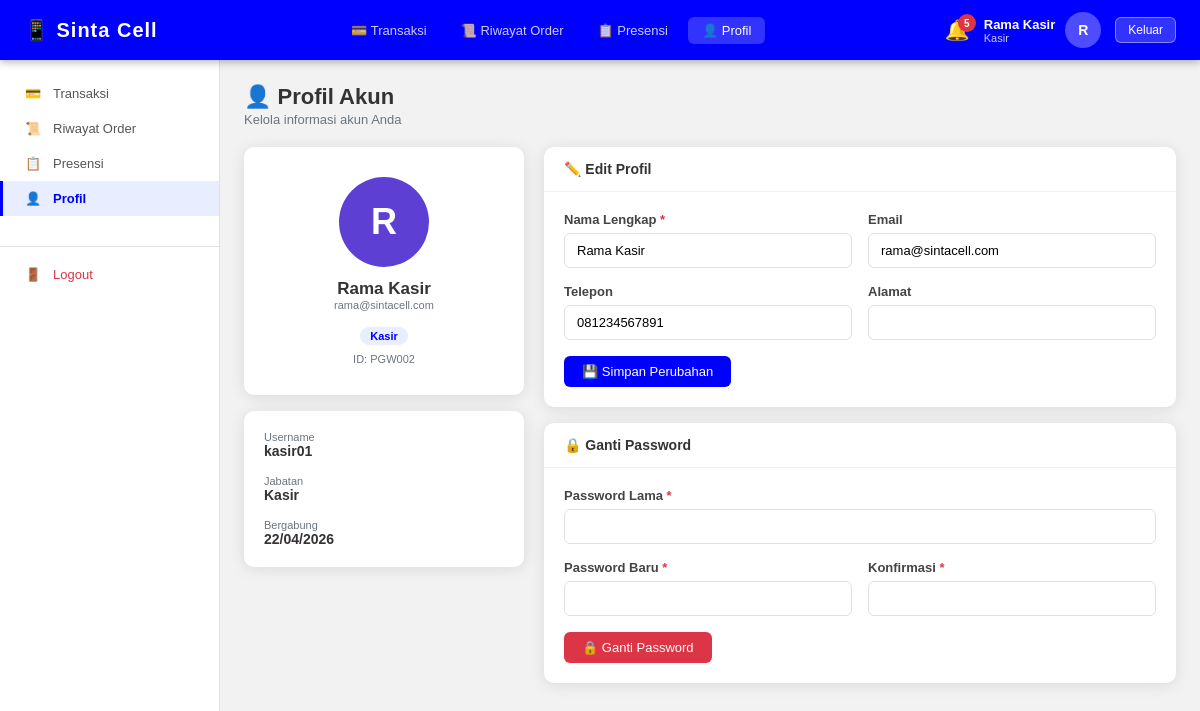
The app's page /frontend/pages/profil.php (signed in) with its own data.
### tables this page shows
CREATE TABLE IF NOT EXISTS users (
    id INT AUTO_INCREMENT PRIMARY KEY,
    username VARCHAR(50) NOT NULL UNIQUE,
    password VARCHAR(255) NOT NULL,
    nama VARCHAR(100) NOT NULL,
    email VARCHAR(100),
    telepon VARCHAR(20),
    alamat TEXT,
    jabatan ENUM('pemilik','kasir','pengelola_stok') NOT NULL,
    id_pegawai VARCHAR(20),
    foto VARCHAR(255),
    created_at TIMESTAMP DEFAULT CURRENT_TIMESTAMP,
    updated_at TIMESTAMP DEFAULT CURRENT_TIMESTAMP ON UPDATE CURRENT_TIMESTAMP
);

### backend/config.php (called while the page is built, shortened)
<?php
function currentUser() {
    return [
        'id'       => $_SESSION['user_id']  ?? null,
        'nama'     => $_SESSION['nama']      ?? '',
        'jabatan'  => $_SESSION['jabatan']   ?? '',
        'username' => $_SESSION['username']  ?? '',
    ];
}
?>

### backend/nav.php (called while the page is built)
<?php
function getNavByRole($jabatan) {
    $navs = [
        'pemilik' => [
            ['url' => 'dashboard.php',  'icon' => '📊', 'label' => 'Dashboard'],
            ['url' => 'barang.php',     'icon' => '📦', 'label' => 'Data Barang'],
            ['url' => 'stok.php',       'icon' => '🏷️', 'label' => 'Kelola Stok'],
            ['url' => 'transaksi.php',  'icon' => '💳', 'label' => 'Transaksi'],
            ['url' => 'pembelian.php',  'icon' => '🛒', 'label' => 'Pembelian'],
            ['url' => 'laporan.php',    'icon' => '📈', 'label' => 'Laporan'],
            ['url' => 'presensi.php',   'icon' => '📋', 'label' => 'Presensi'],
            ['url' => 'profil.php',     'icon' => '👤', 'label' => 'Profil'],
        ],
        'kasir' => [
            ['url' => 'transaksi.php',  'icon' => '💳', 'label' => 'Transaksi'],
            ['url' => 'riwayat.php',    'icon' => '📜', 'label' => 'Riwayat Order'],
            ['url' => 'presensi.php',   'icon' => '📋', 'label' => 'Presensi'],
            ['url' => 'profil.php',     'icon' => '👤', 'label' => 'Profil'],
        ],
        'pengelola_stok' => [
            ['url' => 'stok.php',       'icon' => '🏷️', 'label' => 'Kelola Stok'],
            ['url' => 'barang.php',     'icon' => '📦', 'label' => 'Data Barang'],
            ['url' => 'presensi.php',   'icon' => '📋', 'label' => 'Presensi'],
            ['url' => 'profil.php',     'icon' => '👤', 'label' => 'Profil'],
        ],
    ];
    return $navs[$jabatan] ?? [];
}
?>

### frontend/pages/profil.php (the view, shortened to what this page needs)
<?php
require_once __DIR__ . '/../../backend/config.php';
$userId   = (int)$_SESSION['user_id'];
$userData = $conn->query("SELECT * FROM users WHERE id=$userId")->fetch_assoc();
include 'header.php';
?>
<div class="page-title"><h1>👤 Profil Akun</h1><p>Kelola informasi akun Anda</p></div>
<div style="display:grid;grid-template-columns:280px 1fr;gap:20px;">
    <div>
        <div class="card" style="text-align:center;padding:30px 20px;">
            <div style="width:90px;height:90px;border-radius:50%;background:var(--purple);color:white;display:inline-flex;align-items:center;justify-content:center;font-size:36px;font-weight:bold;margin-bottom:12px;"><?= strtoupper(substr($userData['nama'],0,1)) ?></div>
            <div class="fw-bold" style="font-size:17px;"><?= htmlspecialchars($userData['nama']) ?></div>
            <div class="text-muted small mb-2"><?= htmlspecialchars($userData['email']??'-') ?></div>
            <span class="badge badge-primary"><?= $jabatanLabel[$userData['jabatan']] ?></span>
            <div class="mt-1 small text-muted">ID: <?= htmlspecialchars($userData['id_pegawai']??'-') ?></div>
        </div>
        <div class="card mt-2"><div class="card-body">
            <div class="small text-muted">Username</div><div class="fw-bold mb-2"><?= htmlspecialchars($userData['username']) ?></div>
            <div class="small text-muted">Jabatan</div><div class="fw-bold mb-2"><?= $jabatanLabel[$userData['jabatan']] ?></div>
            <div class="small text-muted">Bergabung</div><div class="fw-bold"><?= date('d/m/Y',strtotime($userData['created_at'])) ?></div>
        </div></div>
    </div>
    <div>
        <div class="card mb-2">
            <div class="card-header"><strong>✏️ Edit Profil</strong></div>
            <div class="card-body">
                <form method="POST"><input type="hidden" name="action" value="update">
                    <div class="form-row">
                        <div class="form-group"><label class="form-label required">Nama Lengkap</label><input type="text" class="form-control" name="nama" value="<?= htmlspecialchars($userData['nama']) ?>" required></div>
                        <div class="form-group"><label class="form-label">Email</label><input type="email" class="form-control" name="email" value="<?= htmlspecialchars($userData['email']??'') ?>"></div>
                    </div>
                    <div class="form-row">
                        <div class="form-group"><label class="form-label">Telepon</label><input type="text" class="form-control" name="telepon" value="<?= htmlspecialchars($userData['telepon']??'') ?>"></div>
                        <div class="form-group"><label class="form-label">Alamat</label><input type="text" class="form-control" name="alamat" value="<?= htmlspecialchars($userData['alamat']??'') ?>"></div>
                    </div>
                    <button type="submit" class="btn btn-primary">💾 Simpan Perubahan</button>
                </form>
            </div>
        </div>
        <div class="card">
            <div class="card-header"><strong>🔒 Ganti Password</strong></div>
            <div class="card-body">
                <form method="POST"><input type="hidden" name="action" value="password">
                    <div class="form-group"><label class="form-label required">Password Lama</label><input type="password" class="form-control" name="old_password" required></div>
                    <div class="form-row">
                        <div class="form-group"><label class="form-label required">Password Baru</label><input type="password" class="form-control" name="new_password" required minlength="6"></div>
                        <div class="form-group"><label class="form-label required">Konfirmasi</label><input type="password" class="form-control" name="confirm_password" required></div>
                    </div>
                    <button type="submit" class="btn btn-danger">🔒 Ganti Password</button>
                </form>
            </div>
        </div>
    </div>
</div>
<?php include 'footer.php'; ?>

### frontend/pages/header.php (shortened to what this page needs)
<?php
require_once __DIR__ . '/../../backend/config.php';
require_once __DIR__ . '/../../backend/nav.php';
$user        = currentUser();
$jabatan     = $user['jabatan'];
$navs        = getNavByRole($jabatan);
$currentPage = basename($_SERVER['PHP_SELF']);
$notifCount  = 0;
$notifResult = $conn->query("SELECT COUNT(*) as cnt FROM notifikasi WHERE is_read = 0");
if ($notifResult) $notifCount = (int)$notifResult->fetch_assoc()['cnt'];
$jabatanLabel = ['pemilik'=>'Pemilik','kasir'=>'Kasir','pengelola_stok'=>'Pengelola Stok'];
?>
<!DOCTYPE html>
<html lang="id">
<head>
    <link rel="stylesheet" href="../../frontend/css/style.css">
</head>
<body>
<div class="header">
    <div class="header-logo">📱 Sinta Cell</div>
    <div class="header-nav">
        <?php foreach ($navs as $nav): ?>
        <a href="<?= $nav['url'] ?>" class="<?= $currentPage === $nav['url'] ? 'active' : '' ?>">
            <?= $nav['icon'] ?> <?= $nav['label'] ?>
        </a>
        <?php endforeach; ?>
    </div>
    <div style="display:flex;align-items:center;gap:14px;">
        <?php if ($notifCount > 0): ?>
        <div class="notif-bell" title="<?= $notifCount ?> notifikasi stok rendah">
            🔔<span class="notif-badge"><?= $notifCount ?></span>
        </div>
        <?php endif; ?>
        <div class="header-user">
            <div>
                <div class="user-name"><?= htmlspecialchars($user['nama']) ?></div>
                <div class="user-role"><?= $jabatanLabel[$jabatan] ?? $jabatan ?></div>
            </div>
            <div class="avatar"><?= strtoupper(substr($user['nama'],0,1)) ?></div>
        </div>
        <a href="logout.php" class="btn btn-sm"
           style="background:rgba(255,255,255,.2);color:white;border:1px solid rgba(255,255,255,.4);">
            Keluar
        </a>
    </div>
</div>
<div class="layout">
    <div class="sidebar">
        <?php foreach ($navs as $nav): ?>
        <a href="<?= $nav['url'] ?>" class="<?= $currentPage === $nav['url'] ? 'active' : '' ?>">
            <span class="icon"><?= $nav['icon'] ?></span>
            <?= $nav['label'] ?>
        </a>
        <?php endforeach; ?>
        <div style="margin-top:30px;border-top:1px solid var(--gray-medium);padding-top:10px;">
            <a href="logout.php" style="color:var(--danger)!important;">
                <span class="icon">🚪</span> Logout
            </a>
        </div>
    </div>
    <div class="main-content">

### frontend/css/style.css (style rules this page uses)
* { margin:0; padding:0; box-sizing:border-box; }
:root { --primary: #0000FF; --primary-dark: #0000CC; --white: #FFFFFF; --gray-light: #F2F2F2; --gray: #6c757d; --gray-medium: #e0e0e0; --success: #28a745; --danger: #dc3545; --warning: #ffc107; --purple: #5D3FD3; --shadow: 0 2px 15px rgba(0,0,0,.1); }
body { font-family: Arial, sans-serif; background: var(--gray-light); color: #333; font-size: 14px; }
.header { background: var(--primary); color: white; padding: 12px 24px; display: flex; align-items: center; justify-content: space-between; position: fixed; top:0; left:0; right:0; z-index:1000; box-shadow: 0 2px 8px rgba(0,0,0,.3); height: 60px; }
.header-logo { font-size:20px; font-weight:bold; letter-spacing:1px; }
.header-nav { display:flex; gap:6px; }
.header-nav a { color:rgba(255,255,255,.8); text-decoration:none; padding:6px 14px; border-radius:6px; transition:all .2s; font-size:13px; }
.header-nav a:hover, .header-nav a.active { background:rgba(255,255,255,.2); color:white; }
.header-user { display:flex; align-items:center; gap:10px; }
.header-user .avatar { width:36px; height:36px; border-radius:50%; background:rgba(255,255,255,.3); display:flex; align-items:center; justify-content:center; font-weight:bold; font-size:14px; }
.header-user .user-name { font-weight:bold; font-size:13px; }
.header-user .user-role { font-size:11px; opacity:.8; }
.layout { display:flex; margin-top:60px; min-height:calc(100vh - 60px); }
.sidebar { width:220px; background:white; border-right:1px solid var(--gray-medium); padding:16px 0; position:fixed; top:60px; bottom:0; overflow-y:auto; z-index:900; }
.sidebar a { display:flex; align-items:center; gap:10px; padding:10px 20px; color:#555; text-decoration:none; transition:all .2s; font-size:13px; border-left:3px solid transparent; }
.sidebar a.active { background:#e8edff; color:var(--primary); border-left-color:var(--primary); font-weight:bold; }
.sidebar .icon { width:20px; text-align:center; }
.main-content { margin-left:220px; padding:24px; flex:1; }
.card { background:white; border-radius:10px; box-shadow:var(--shadow); overflow:hidden; }
.card-header { padding:14px 20px; border-bottom:1px solid var(--gray-light); display:flex; align-items:center; justify-content:space-between; }
.card-body { padding:20px; }
.btn { padding:8px 18px; border-radius:6px; border:none; cursor:pointer; font-size:13px; font-weight:500; transition:all .2s; display:inline-flex; align-items:center; gap:6px; text-decoration:none; white-space:nowrap; }
.btn-primary { background:var(--primary); color:white; }
.btn-danger { background:var(--danger); color:white; }
.btn-sm { padding:5px 12px; font-size:12px; }
.form-group { margin-bottom:16px; }
.form-label { display:block; font-size:13px; font-weight:600; color:#444; margin-bottom:6px; }
.form-label.required::after { content:' *'; color:var(--danger); }
.form-control { width:100%; padding:9px 12px; border:1px solid var(--gray-medium); border-radius:6px; font-size:13px; transition:border .2s; font-family:Arial,sans-serif; }
.form-row { display:grid; grid-template-columns:1fr 1fr; gap:16px; }
.badge { padding:3px 10px; border-radius:20px; font-size:11px; font-weight:600; display:inline-block; }
.badge-primary { background:#e8edff; color:var(--primary); }
.page-title { margin-bottom:20px; }
.page-title h1 { font-size:22px; color:#333; }
.page-title p { color:var(--gray); font-size:13px; margin-top:2px; }
.notif-bell { position:relative; cursor:pointer; font-size:20px; }
.notif-badge { position:absolute; top:-4px; right:-6px; background:var(--danger); color:white; border-radius:50%; font-size:10px; width:18px; height:18px; display:flex; align-items:center; justify-content:center; font-weight:bold; }
.text-muted { color:var(--gray); }
.fw-bold { font-weight:bold; }
.mt-1 { margin-top:8px; }
.mt-2 { margin-top:16px; }
.mb-2 { margin-bottom:16px; }
.small { font-size:11px; }

### records on screen
users: nama "Rama Kasir", jabatan "Kasir", nama "R", email "rama@sintacell.com", id_pegawai "PGW002", username "kasir01", created_at "22/04/2026", telepon "081234567891"

### other values on screen
$nav['icon'] "💳"
$nav['label'] "Transaksi"
$nav['icon'] "📜"
$nav['label'] "Riwayat Order"
$nav['icon'] "📋"
$nav['label'] "Presensi"
$nav['icon'] "👤"
$nav['label'] "Profil"
$notifCount "5"
